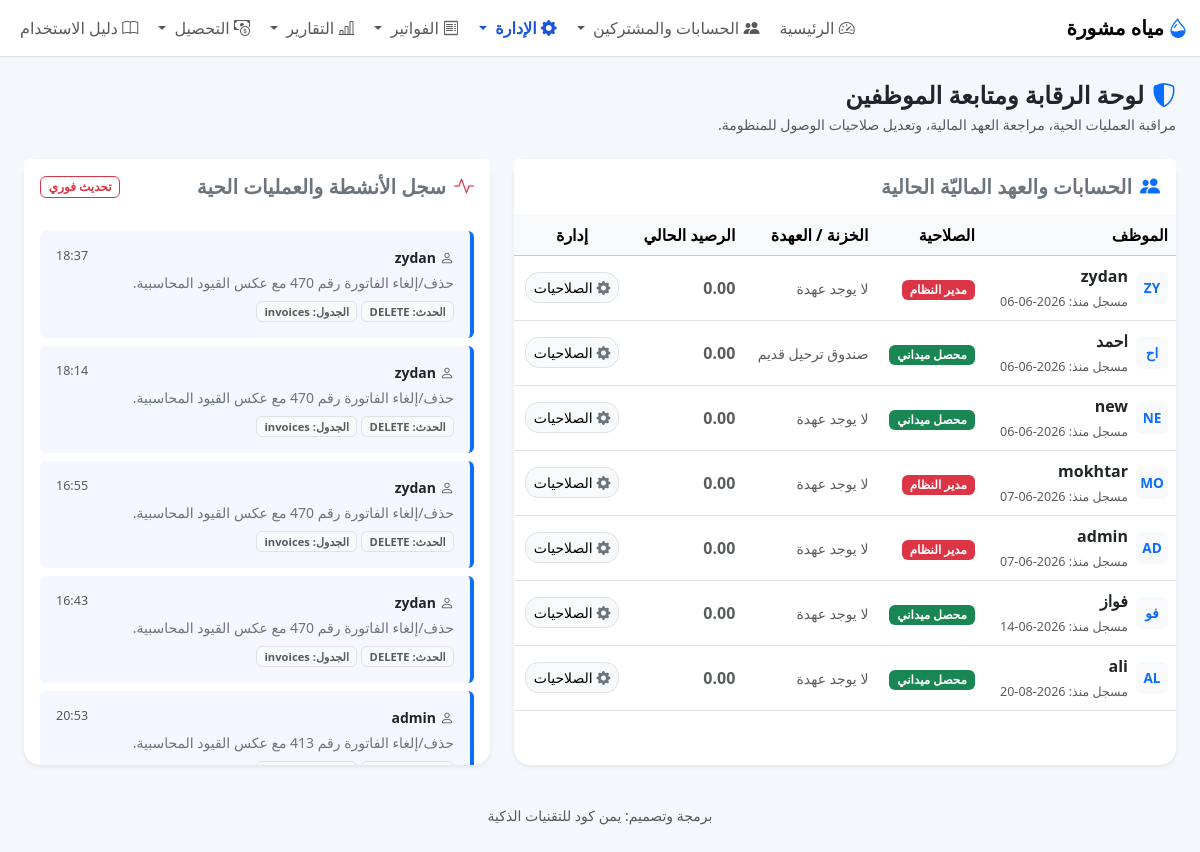
The page /staff/monitor (signed in) on the database its author committed.
### models.py (models this page shows)
class Base(DeclarativeBase):
    pass

class Settings(Base):
    __tablename__ = "settings"
    key: Mapped[str] = mapped_column(String, primary_key=True)
    value: Mapped[Optional[str]] = mapped_column(String, nullable=True)

class User(Base):
    __tablename__ = "users"
    id: Mapped[int] = mapped_column(Integer, primary_key=True)
    username: Mapped[str] = mapped_column(String, unique=True, nullable=False)
    password_hash: Mapped[str] = mapped_column(String, nullable=False)
    role: Mapped[str] = mapped_column(String, nullable=False, default="Collector")
    wallet_id: Mapped[Optional[int]] = mapped_column(Integer, nullable=True)
    active: Mapped[int] = mapped_column(Integer, nullable=False, default=1)
    created_at: Mapped[str] = mapped_column(String, nullable=False, default=lambda: datetime.now().isoformat())
    updated_at: Mapped[Optional[str]] = mapped_column(String, nullable=True)

class Wallet(Base):
    __tablename__ = "wallets"
    __table_args__ = (
        CheckConstraint("balance >= 0", name="ck_wallet_balance_nonnegative"),
    )
    id: Mapped[int] = mapped_column(Integer, primary_key=True)
    name: Mapped[str] = mapped_column(String, unique=True, nullable=False)
    balance: Mapped[Optional[float]] = mapped_column(Float, nullable=True, default=0.0)
    created_at: Mapped[str] = mapped_column(String, nullable=False, default=lambda: datetime.now().isoformat())

class AuditLog(Base):
    __tablename__ = "audit_logs"
    id: Mapped[int] = mapped_column(Integer, primary_key=True)
    user_id: Mapped[Optional[int]] = mapped_column(ForeignKey("users.id"), nullable=True)
    action: Mapped[str] = mapped_column(String, nullable=False)
    table_name: Mapped[str] = mapped_column(String, nullable=False)
    row_id: Mapped[Optional[int]] = mapped_column(Integer, nullable=True)
    description: Mapped[Optional[str]] = mapped_column(Text, nullable=True)
    timestamp: Mapped[str] = mapped_column(String, nullable=False, default=lambda: datetime.now().isoformat())

### app.py (the view)
    @app.route("/staff/monitor")
    @login_required
    @role_required(["admin", "technician"])
    def staff_monitor():
        db = get_db()
        users_with_balances = db.execute("""
            SELECT u.id, u.username, u.role, u.active, u.created_at,
                   w.name as wallet_name, COALESCE(w.balance, 0) as wallet_balance,
                   u.wallet_id
            FROM users u
            LEFT JOIN wallets w ON w.id = u.wallet_id
            ORDER BY u.id ASC
        """).fetchall()
        activity_logs = db.execute("""
            SELECT 'audit' as log_type, a.action as action_type, a.table_name, a.row_id, a.description, a.timestamp as created_at, u.username, u.role
            FROM audit_logs a
            JOIN users u ON u.id = a.user_id
            UNION ALL
            SELECT 'transaction' as log_type, t.type as action_type, 'wallets' as table_name, t.wallet_id as row_id, t.notes as description, t.created_at, u.username, u.role
            FROM transactions t
            JOIN users u ON u.id = t.user_id
            ORDER BY created_at DESC LIMIT 30
        """).fetchall()
        wallets = db.execute("SELECT * FROM wallets ORDER BY id ASC").fetchall()
        return render_template("staff_monitor.html", users=users_with_balances, logs=activity_logs, wallets=wallets)

### templates/staff_monitor.html (shortened to what this page needs)
{% extends "base.html" %}
{% block content %}
<div class="container-fluid">
    <div class="d-flex justify-content-between align-items-center mb-4">
        <div>
            <h4 class="mb-1 fw-bold text-dark"><i class="bi bi-shield-shaded text-primary me-2"></i>لوحة الرقابة ومتابعة
                الموظفين</h4>
            <p class="text-muted small mb-0">مراقبة العمليات الحية، مراجعة العهد المالية، وتعديل صلاحيات الوصول
                للمنظومة.</p>
        </div>
    </div>
    <div class="row g-4">
        <div class="col-lg-7">
            <div class="card border-0 shadow-sm h-100">
                <div class="card-header bg-white border-0 py-3">
                    <h5 class="card-title mb-0 fw-bold text-secondary"><i
                            class="bi bi-people-fill me-2 text-primary"></i>الحسابات والعهد الماليّة الحالية</h5>
                </div>
                <div class="table-responsive">
                    <table class="table table-hover align-middle mb-0">
                        <thead class="table-light">
                            <tr>
                                <th>الموظف</th>
                                <th>الصلاحية</th>
                                <th>الخزنة / العهدة</th>
                                <th>الرصيد الحالي</th>
                                {% if user_role == 'Admin' %}
                                <th class="text-center">إدارة</th>
                                {% endif %}
                            </tr>
                        </thead>
                        <tbody>
                            {% for user in users %}
                            <tr>
                                <td>
                                    <div class="d-flex align-items-center">
                                        <div class="avatar-sm bg-light text-primary rounded px-2 py-1 me-2 fw-bold">
                                            {{ user.username[:2]|upper }}
                                        </div>
                                        <div>
                                            <div class="fw-bold text-dark">{{ user.username }}</div>
                                            <span class="text-muted text-xs">مسجل منذ: {{ user.created_at[:10] }}</span>
                                        </div>
                                    </div>
                                </td>
                                <td>
                                    {% if user.role == 'Admin' %}<span class="badge bg-danger">مدير النظام</span>
                                    {% elif user.role == 'Staff' %}<span class="badge bg-primary">موظف بيانات</span>
                                    {% elif user.role == 'Collector' %}<span class="badge bg-success">محصل ميداني</span>
                                    {% elif user.role == 'Technician' %}<span class="badge bg-warning text-dark">فني
                                        عدادات</span>
                                    {% endif %}
                                </td>
                                <td><span class="text-muted small">{{ user.wallet_name or 'لا يوجد عهدة' }}</span></td>
                                <td>
                                    <span
                                        class="fw-bold {% if user.wallet_balance > 0 %}text-success{% else %}text-muted{% endif %}">
                                        {{ "{:,.2f}".format(user.wallet_balance) }}
                                    </span>
                                </td>
                                {% if user_role == 'Admin' %}
                                <td class="text-center">
                                    <button class="btn btn-sm btn-light border" data-bs-toggle="modal"
                                        data-bs-target="#quickEditModal{{ user.id }}">
                                        <i class="bi bi-gear-fill text-secondary"></i> الصلاحيات
                                    </button>
                                </td>
                                {% endif %}
                            </tr>
                            {% endfor %}
                        </tbody>
                    </table>
                </div>
            </div>
        </div>
        <div class="col-lg-5">
            <div class="card border-0 shadow-sm h-100">
                <div class="card-header bg-white border-0 py-3 d-flex justify-content-between align-items-center">
                    <h5 class="card-title mb-0 fw-bold text-secondary"><i
                            class="bi bi-activity me-2 text-danger"></i>سجل الأنشطة والعمليات الحية</h5>
                    <span class="badge bg-light-danger text-danger border border-danger">تحديث فوري</span>
                </div>
                <div class="card-body p-3 overflow-auto" style="max-height: 550px;">
                    <div class="timeline">
                        {% for log in logs %}
                        <div
                            class="p-3 mb-2 rounded border-start border-4 {% if log.log_type == 'transaction' %}border-success bg-light-success-subtle{% else %}border-primary bg-light-primary-subtle{% endif %}">
                            <div class="d-flex justify-content-between align-items-start">
                                <span class="fw-bold text-dark small"><i class="bi bi-person me-1 text-muted"></i>{{
                                    log.username }}</span>
                                <span class="text-muted text-xs">{{ log.created_at[11:16] or log.created_at }}</span>
                            </div>
                            <div class="mt-1 text-secondary small fw-medium">
                                {{ log.description }}
                            </div>
                            <div class="mt-2 d-flex gap-1 align-items-center">
                                <span class="badge bg-light text-muted border text-xxs">الحدث: {{ log.action_type
                                    }}</span>
                                <span class="badge bg-light text-muted border text-xxs">الجدول: {{ log.table_name
                                    }}</span>
                            </div>
                        </div>
                        {% else %}
                        <div class="text-center py-5 text-muted">
                            <i class="bi bi-info-circle d-block fs-2 mb-2"></i> لا يوجد أنشطة مسجلة في النظام حتى الآن.
                        </div>
                        {% endfor %}
                    </div>
                </div>
            </div>
        </div>
    </div>
</div>
{% endblock %}

### templates/base.html (shortened to what this page needs)
<!doctype html>
<html lang="ar" dir="rtl" class="notranslate" translate="no" data-theme="{{ setting('ui_theme', 'light') }}">
<head>
  <link href="https://cdn.jsdelivr.net/npm/bootstrap@5.3.3/dist/css/bootstrap.rtl.min.css" rel="stylesheet">
  <link href="https://cdn.jsdelivr.net/npm/bootstrap-icons@1.11.3/font/bootstrap-icons.min.css" rel="stylesheet">
  <link rel="stylesheet" href="{{ url_for('static', filename='css/style.css') }}">
</head>
<body>
  <nav class="navbar navbar-expand-lg bg-white border-bottom sticky-top">
    <div class="container-fluid">
      <a class="navbar-brand" href="{{ url_for('index') }}">
        <i class="bi bi-droplet-half text-primary me-1"></i>{{ setting('project_name', app_name) }}
      </a>
      <div class="collapse navbar-collapse" id="nav">
        <ul class="navbar-nav ms-auto gap-1">
          {% if current_user %}
          <li class="nav-item"><a class="nav-link {% if request.endpoint=='index' %}active{% endif %}" href="{{ url_for('index') }}"><i class="bi bi-speedometer2"></i> الرئيسية</a></li>
          <li class="nav-item dropdown">
              <a class="nav-link dropdown-toggle "
                href="#"
                data-bs-toggle="dropdown">
                  <i class="bi bi-people-fill"></i> الحسابات والمشتركين
              </a>
          </li>
        {% if current_user %}
<li class="nav-item dropdown">
    <a class="nav-link dropdown-toggle {% if request.endpoint in ['employee_portal','staff_monitor','import_data','settings'] %}active{% endif %}"
       href="#"
       data-bs-toggle="dropdown">
        <i class="bi bi-gear-fill"></i> الإدارة
    </a>
</li>
{% endif %}
         <li class="nav-item dropdown">
            <a class="nav-link dropdown-toggle " href="#" data-bs-toggle="dropdown">
              <i class="bi bi-receipt"></i> الفواتير
            </a>
          </li>
          <li class="nav-item dropdown">
          <a class="nav-link dropdown-toggle {% if request.endpoint in ['customer_statement','reports','accounting_reports','arrears_report','collector_daily_report'] %}active{% endif %}" href="#" data-bs-toggle="dropdown">
          <i class="bi bi-bar-chart-line"></i> التقارير
          </a>
          </li>
            <li class="nav-item dropdown">
            <a class="nav-link dropdown-toggle {% if request.endpoint in ['arrears_report','collector_daily_report','collection_trip'] %}active{% endif %}"
               href="#" data-bs-toggle="dropdown">
              <i class="bi bi-cash-coin"></i> التحصيل
            </a>
          </li>
          <li class="nav-item">
            <a class="nav-link {% if request.endpoint=='user_manual' %}active{% endif %}"
               href="{{ url_for('user_manual') }}">
              <i class="bi bi-book"></i> دليل الاستخدام
            </a>
          </li>
         {% endif %}
        </ul>
      </div>
    </div>
  </nav>
  <main class="container-fluid py-3 py-lg-4">
    {% block content %}{% endblock %}
  </main>
  <footer class="container-fluid py-3 text-center small text-muted">
    برمجة وتصميم: يمن كود للتقنيات الذكية
  </footer>
</body>
</html>

### rows shown on the page
Settings: value "مياه مشورة"
User: username "ZY", username "zydan", created_at "2026-06-06", role "مدير النظام", wallet_name "لا يوجد عهدة", wallet_balance "0.00"
User: username "اح", username "احمد", created_at "2026-06-06", role "محصل ميداني", name "صندوق ترحيل قديم", wallet_balance "0.00"
User: username "NE", username "new", created_at "2026-06-06", role "محصل ميداني", wallet_name "لا يوجد عهدة", wallet_balance "0.00"
User: username "MO", username "mokhtar", created_at "2026-06-07", role "مدير النظام", wallet_name "لا يوجد عهدة", wallet_balance "0.00"
User: username "AD", username "admin", created_at "2026-06-07", role "مدير النظام", wallet_name "لا يوجد عهدة", wallet_balance "0.00"
User: username "فو", username "فواز", created_at "2026-06-14", role "محصل ميداني", wallet_name "لا يوجد عهدة", wallet_balance "0.00"
User: username "AL", username "ali", created_at "2026-08-20", role "محصل ميداني", wallet_name "لا يوجد عهدة", wallet_balance "0.00"
AuditLog: username "zydan", timestamp "18:37", description "حذف/إلغاء الفاتورة رقم 470 مع عكس القيود المحاسبية.", action_type "DELETE", table_name "invoices"
AuditLog: username "zydan", timestamp "18:14", description "حذف/إلغاء الفاتورة رقم 470 مع عكس القيود المحاسبية.", action_type "DELETE", table_name "invoices"
AuditLog: username "zydan", timestamp "16:55", description "حذف/إلغاء الفاتورة رقم 470 مع عكس القيود المحاسبية.", action_type "DELETE", table_name "invoices"
AuditLog: username "zydan", timestamp "16:43", description "حذف/إلغاء الفاتورة رقم 470 مع عكس القيود المحاسبية.", action_type "DELETE", table_name "invoices"
AuditLog: username "admin", timestamp "20:53", description "حذف/إلغاء الفاتورة رقم 413 مع عكس القيود المحاسبية."
